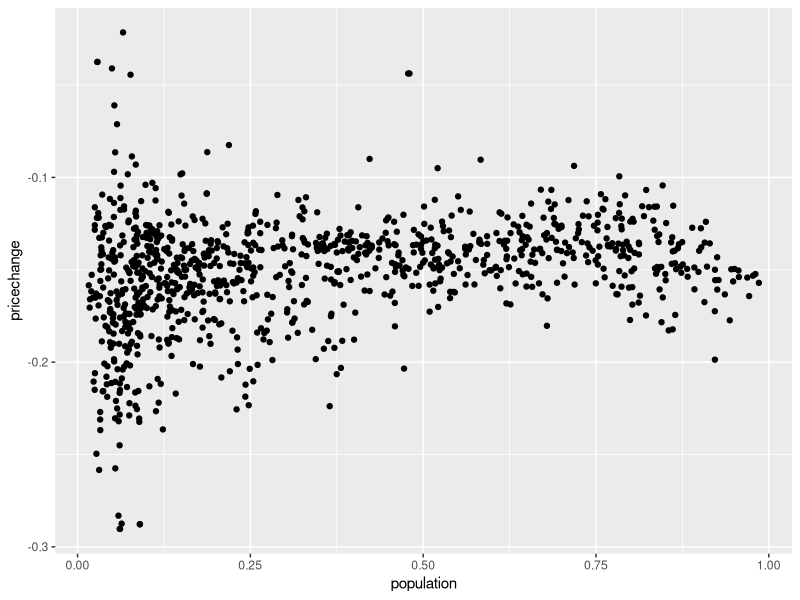
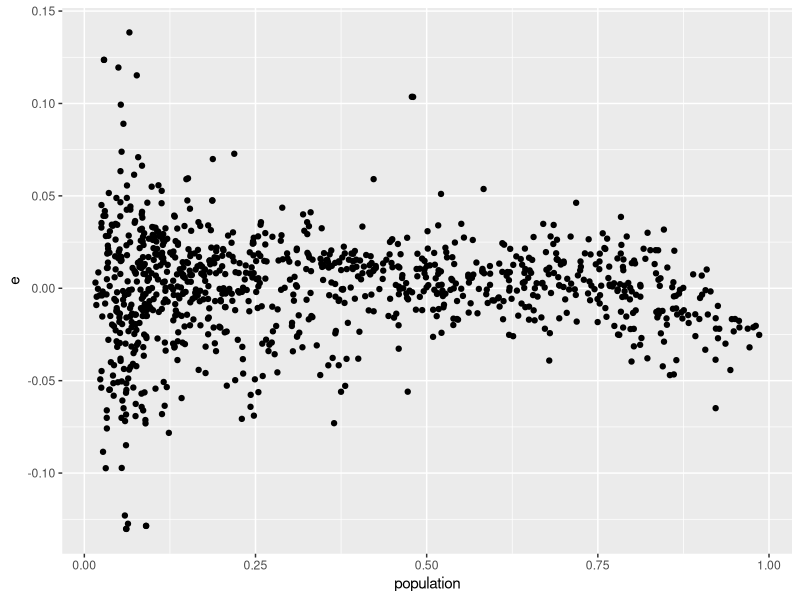

Here is the R script that generated these plots, in order:

##############
# Stats 2    #
# 2022 Resit #
##############

df <- read.csv("petrol2.csv")

# Q1
cor(df$pricechange, df$competition)

# Q3
cor(df$pricechange, df$population)
library(ggplot2)
ggplot(df, aes(population, pricechange)) + geom_point()

# Model 1
m1 <- lm(pricechange ~ population, data = df)
summary(m1)

# Q4
coef(m1)[2]

# Q5
- coef(m1)[1] * 100

# Q6
df$e <- m1$residuals
ggplot(df, aes(population, e)) + geom_point()

# Model 2
m2 <- lm(pricechange ~ population + highway + competition + border, data = df)
summary(m2)

# Q7
summary(m2)$r.squared

# Q8
1 - summary(m2)$r.squared

# Q9
summary(m2)$fstatistic
qf(0.95, 4, 995)

# Q10
confint(m2, parm = "highway", level = 0.9)

# Q11
(t <- coef(summary(m2))["highway", "t value"])  # test statistic
1 - pt(t, 995)  # p-value

# Q13
df_p <- data.frame(population = 0.01, highway = 0, competition = 0, border = 1)
predict(m2, df_p, interval = "prediction", level = 0.9) + 2

# Model 3
m3 <- lm(pricechange ~ competition + border + population * highway, data = df)
summary(m3)

# Q14
coef(m3)[6]

# Q15
coef(m3)[5]

# Q16
coef(m3)[5] + 0.5 * coef(m3)[6]

# Model 4
m4 <- lm(pricechange ~ competition + border + population + highway +
           aral + shell + esso + totalenergies, data = df)
summary(m4)

# Q18
m4r <- lm(pricechange ~ competition + border + population + highway, data = df)
anova(m4r, m4)
